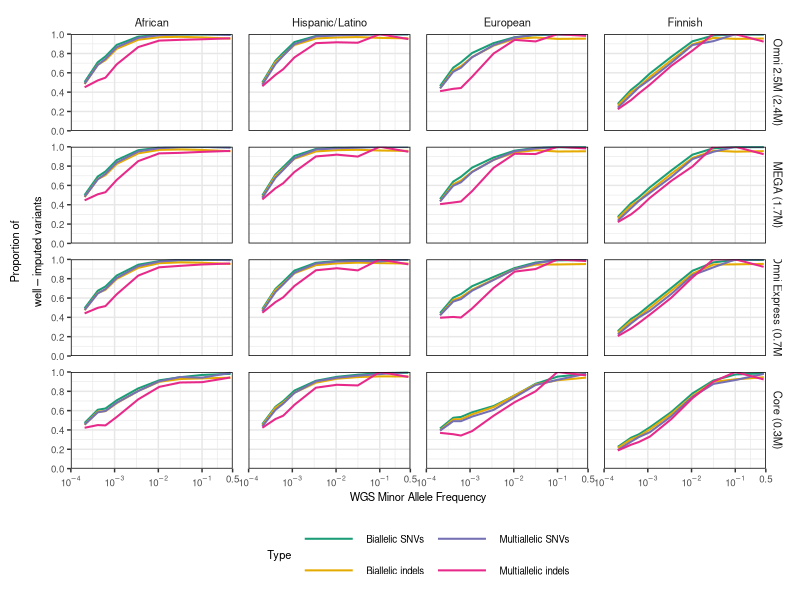

Reproduce this figure in R.
library(data.table)
library(ggplot2)
library(gridExtra)
library(reshape2)

biome=fread("../analyses/percentileaggr2/biome.bi.snv.top.perc8.tab")
biome=biome[c(which(abs(biome$MAF-0.0002)==min(abs(biome$MAF-0.0002))),which(abs(biome$MAF-0.0004)==min(abs(biome$MAF-0.0004))),which(abs(biome$MAF-0.0006)==min(abs(biome$MAF-0.0006))),which(abs(biome$MAF-0.001)==min(abs(biome$MAF-0.001))),which(abs(biome$MAF-0.0032)==min(abs(biome$MAF-0.0032))),which(abs(biome$MAF-0.01)==min(abs(biome$MAF-0.01))),which(abs(biome$MAF-0.0316)==min(abs(biome$MAF-0.0316))),which(abs(biome$MAF-0.1)==min(abs(biome$MAF-0.1))),which(abs(biome$MAF-0.5)==min(abs(biome$MAF-0.5)))),]
biome=melt(biome, id.vars="MAF")
biome$Type=rep("Biallelic SNVs", nrow(biome))
bbsnv=biome
biome=fread("../analyses/percentileaggr2/biome.bi.indel.top.perc8.tab")
biome=biome[c(which(abs(biome$MAF-0.0002)==min(abs(biome$MAF-0.0002))),which(abs(biome$MAF-0.0004)==min(abs(biome$MAF-0.0004))),which(abs(biome$MAF-0.0006)==min(abs(biome$MAF-0.0006))),which(abs(biome$MAF-0.001)==min(abs(biome$MAF-0.001))),which(abs(biome$MAF-0.0032)==min(abs(biome$MAF-0.0032))),which(abs(biome$MAF-0.01)==min(abs(biome$MAF-0.01))),which(abs(biome$MAF-0.0316)==min(abs(biome$MAF-0.0316))),which(abs(biome$MAF-0.1)==min(abs(biome$MAF-0.1))),which(abs(biome$MAF-0.5)==min(abs(biome$MAF-0.5)))),]
biome=melt(biome, id.vars="MAF")
biome$Type=rep("Biallelic indels",nrow(biome))
bbindel=biome
biome=fread("../analyses/percentileaggr2/biome.multi.snv.top.perc8.tab")
biome=biome[c(which(abs(biome$MAF-0.0002)==min(abs(biome$MAF-0.0002))),which(abs(biome$MAF-0.0004)==min(abs(biome$MAF-0.0004))),which(abs(biome$MAF-0.0006)==min(abs(biome$MAF-0.0006))),which(abs(biome$MAF-0.001)==min(abs(biome$MAF-0.001))),which(abs(biome$MAF-0.0032)==min(abs(biome$MAF-0.0032))),which(abs(biome$MAF-0.01)==min(abs(biome$MAF-0.01))),which(abs(biome$MAF-0.0316)==min(abs(biome$MAF-0.0316))),which(abs(biome$MAF-0.1)==min(abs(biome$MAF-0.1))),which(abs(biome$MAF-0.5)==min(abs(biome$MAF-0.5)))),]
biome=melt(biome, id.vars="MAF")
biome$Type=rep("Multiallelic SNVs",nrow(biome))
bmsnv=biome
biome=fread("../analyses/percentileaggr2/biome.multi.indel.top.perc8.tab")
biome=biome[c(which(abs(biome$MAF-0.0002)==min(abs(biome$MAF-0.0002))),which(abs(biome$MAF-0.0004)==min(abs(biome$MAF-0.0004))),which(abs(biome$MAF-0.0006)==min(abs(biome$MAF-0.0006))),which(abs(biome$MAF-0.001)==min(abs(biome$MAF-0.001))),which(abs(biome$MAF-0.0032)==min(abs(biome$MAF-0.0032))),which(abs(biome$MAF-0.01)==min(abs(biome$MAF-0.01))),which(abs(biome$MAF-0.0316)==min(abs(biome$MAF-0.0316))),which(abs(biome$MAF-0.1)==min(abs(biome$MAF-0.1))),which(abs(biome$MAF-0.5)==min(abs(biome$MAF-0.5)))),]
biome=melt(biome, id.vars="MAF")
biome$Type=rep("Multiallelic indels",nrow(biome))
bmindel=biome
biome=rbind(bbsnv, bbindel, bmsnv, bmindel)
biome$Ancestry=rep("Hispanic/Latino", nrow(biome))

mlof=fread("../analyses/percentileaggr2/mlof.bi.snv.top.perc8.tab")
mlof=mlof[c(which(abs(mlof$MAF-0.0002)==min(abs(mlof$MAF-0.0002))),which(abs(mlof$MAF-0.0004)==min(abs(mlof$MAF-0.0004))),which(abs(mlof$MAF-0.0006)==min(abs(mlof$MAF-0.0006))),which(abs(mlof$MAF-0.001)==min(abs(mlof$MAF-0.001))),which(abs(mlof$MAF-0.0032)==min(abs(mlof$MAF-0.0032))),which(abs(mlof$MAF-0.01)==min(abs(mlof$MAF-0.01))),which(abs(mlof$MAF-0.0316)==min(abs(mlof$MAF-0.0316))),which(abs(mlof$MAF-0.1)==min(abs(mlof$MAF-0.1))),which(abs(mlof$MAF-0.5)==min(abs(mlof$MAF-0.5)))),]
mlof=melt(mlof, id.vars="MAF")
mlof$Type=rep("Biallelic SNVs", nrow(mlof))
mbsnv=mlof
mlof=fread("../analyses/percentileaggr2/mlof.bi.indel.top.perc8.tab")
mlof=mlof[c(which(abs(mlof$MAF-0.0002)==min(abs(mlof$MAF-0.0002))),which(abs(mlof$MAF-0.0004)==min(abs(mlof$MAF-0.0004))),which(abs(mlof$MAF-0.0006)==min(abs(mlof$MAF-0.0006))),which(abs(mlof$MAF-0.001)==min(abs(mlof$MAF-0.001))),which(abs(mlof$MAF-0.0032)==min(abs(mlof$MAF-0.0032))),which(abs(mlof$MAF-0.01)==min(abs(mlof$MAF-0.01))),which(abs(mlof$MAF-0.0316)==min(abs(mlof$MAF-0.0316))),which(abs(mlof$MAF-0.1)==min(abs(mlof$MAF-0.1))),which(abs(mlof$MAF-0.5)==min(abs(mlof$MAF-0.5)))),]
mlof=melt(mlof, id.vars="MAF")
mlof$Type=rep("Biallelic indels", nrow(mlof))
mbindel=mlof
mlof=fread("../analyses/percentileaggr2/mlof.multi.snv.top.perc8.tab")
mlof=mlof[c(which(abs(mlof$MAF-0.0002)==min(abs(mlof$MAF-0.0002))),which(abs(mlof$MAF-0.0004)==min(abs(mlof$MAF-0.0004))),which(abs(mlof$MAF-0.0006)==min(abs(mlof$MAF-0.0006))),which(abs(mlof$MAF-0.001)==min(abs(mlof$MAF-0.001))),which(abs(mlof$MAF-0.0032)==min(abs(mlof$MAF-0.0032))),which(abs(mlof$MAF-0.01)==min(abs(mlof$MAF-0.01))),which(abs(mlof$MAF-0.0316)==min(abs(mlof$MAF-0.0316))),which(abs(mlof$MAF-0.1)==min(abs(mlof$MAF-0.1))),which(abs(mlof$MAF-0.5)==min(abs(mlof$MAF-0.5)))),]
mlof=melt(mlof, id.vars="MAF")
mlof$Type=rep("Multiallelic SNVs", nrow(mlof))
mmsnv=mlof
mlof=fread("../analyses/percentileaggr2/mlof.multi.indel.top.perc8.tab")
mlof=mlof[c(which(abs(mlof$MAF-0.0002)==min(abs(mlof$MAF-0.0002))),which(abs(mlof$MAF-0.0004)==min(abs(mlof$MAF-0.0004))),which(abs(mlof$MAF-0.0006)==min(abs(mlof$MAF-0.0006))),which(abs(mlof$MAF-0.001)==min(abs(mlof$MAF-0.001))),which(abs(mlof$MAF-0.0032)==min(abs(mlof$MAF-0.0032))),which(abs(mlof$MAF-0.01)==min(abs(mlof$MAF-0.01))),which(abs(mlof$MAF-0.0316)==min(abs(mlof$MAF-0.0316))),which(abs(mlof$MAF-0.1)==min(abs(mlof$MAF-0.1))),which(abs(mlof$MAF-0.5)==min(abs(mlof$MAF-0.5)))),]
mlof=melt(mlof, id.vars="MAF")
mlof$Type=rep("Multiallelic indels", nrow(mlof))
mmindel=mlof
mlof=rbind(mbsnv, mbindel, mmsnv, mmindel)
mlof$Ancestry=rep("European", nrow(mlof))

inpsyght=fread("../analyses/percentileaggr2/inpsyght.bi.snv.top.perc8.tab")
inpsyght=inpsyght[c(which(abs(inpsyght$MAF-0.0002)==min(abs(inpsyght$MAF-0.0002))),which(abs(inpsyght$MAF-0.0004)==min(abs(inpsyght$MAF-0.0004))),which(abs(inpsyght$MAF-0.0006)==min(abs(inpsyght$MAF-0.0006))),which(abs(inpsyght$MAF-0.001)==min(abs(inpsyght$MAF-0.001))),which(abs(inpsyght$MAF-0.0032)==min(abs(inpsyght$MAF-0.0032))),which(abs(inpsyght$MAF-0.01)==min(abs(inpsyght$MAF-0.01))),which(abs(inpsyght$MAF-0.0316)==min(abs(inpsyght$MAF-0.0316))),which(abs(inpsyght$MAF-0.1)==min(abs(inpsyght$MAF-0.1))),which(abs(inpsyght$MAF-0.5)==min(abs(inpsyght$MAF-0.5)))),]
inpsyght=melt(inpsyght, id.vars="MAF")
inpsyght$Type=rep("Biallelic SNVs", nrow(inpsyght))
ibsnv=inpsyght
inpsyght=fread("../analyses/percentileaggr2/inpsyght.bi.indel.top.perc8.tab")
inpsyght=inpsyght[c(which(abs(inpsyght$MAF-0.0002)==min(abs(inpsyght$MAF-0.0002))),which(abs(inpsyght$MAF-0.0004)==min(abs(inpsyght$MAF-0.0004))),which(abs(inpsyght$MAF-0.0006)==min(abs(inpsyght$MAF-0.0006))),which(abs(inpsyght$MAF-0.001)==min(abs(inpsyght$MAF-0.001))),which(abs(inpsyght$MAF-0.0032)==min(abs(inpsyght$MAF-0.0032))),which(abs(inpsyght$MAF-0.01)==min(abs(inpsyght$MAF-0.01))),which(abs(inpsyght$MAF-0.0316)==min(abs(inpsyght$MAF-0.0316))),which(abs(inpsyght$MAF-0.1)==min(abs(inpsyght$MAF-0.1))),which(abs(inpsyght$MAF-0.5)==min(abs(inpsyght$MAF-0.5)))),]
inpsyght=melt(inpsyght, id.vars="MAF")
inpsyght$Type=rep("Biallelic indels", nrow(inpsyght))
ibindel=inpsyght
inpsyght=fread("../analyses/percentileaggr2/inpsyght.multi.snv.top.perc8.tab")
inpsyght=inpsyght[c(which(abs(inpsyght$MAF-0.0002)==min(abs(inpsyght$MAF-0.0002))),which(abs(inpsyght$MAF-0.0004)==min(abs(inpsyght$MAF-0.0004))),which(abs(inpsyght$MAF-0.0006)==min(abs(inpsyght$MAF-0.0006))),which(abs(inpsyght$MAF-0.001)==min(abs(inpsyght$MAF-0.001))),which(abs(inpsyght$MAF-0.0032)==min(abs(inpsyght$MAF-0.0032))),which(abs(inpsyght$MAF-0.01)==min(abs(inpsyght$MAF-0.01))),which(abs(inpsyght$MAF-0.0316)==min(abs(inpsyght$MAF-0.0316))),which(abs(inpsyght$MAF-0.1)==min(abs(inpsyght$MAF-0.1))),which(abs(inpsyght$MAF-0.5)==min(abs(inpsyght$MAF-0.5)))),]
inpsyght=melt(inpsyght, id.vars="MAF")
inpsyght$Type=rep("Multiallelic SNVs", nrow(inpsyght))
imsnv=inpsyght
inpsyght=fread("../analyses/percentileaggr2/inpsyght.multi.indel.top.perc8.tab")
inpsyght=inpsyght[c(which(abs(inpsyght$MAF-0.0002)==min(abs(inpsyght$MAF-0.0002))),which(abs(inpsyght$MAF-0.0004)==min(abs(inpsyght$MAF-0.0004))),which(abs(inpsyght$MAF-0.0006)==min(abs(inpsyght$MAF-0.0006))),which(abs(inpsyght$MAF-0.001)==min(abs(inpsyght$MAF-0.001))),which(abs(inpsyght$MAF-0.0032)==min(abs(inpsyght$MAF-0.0032))),which(abs(inpsyght$MAF-0.01)==min(abs(inpsyght$MAF-0.01))),which(abs(inpsyght$MAF-0.0316)==min(abs(inpsyght$MAF-0.0316))),which(abs(inpsyght$MAF-0.1)==min(abs(inpsyght$MAF-0.1))),which(abs(inpsyght$MAF-0.5)==min(abs(inpsyght$MAF-0.5)))),]
inpsyght=melt(inpsyght, id.vars="MAF")
inpsyght$Type=rep("Multiallelic indels", nrow(inpsyght))
imindel=inpsyght
inpsyght=rbind(ibsnv, ibindel, imsnv, imindel)
inpsyght$Ancestry=rep("African", nrow(inpsyght))

metsim=fread("../analyses/percentileaggr2/metsim.bi.snv.top.perc8.tab")
metsim=metsim[c(which(abs(metsim$MAF-0.0002)==min(abs(metsim$MAF-0.0002))),which(abs(metsim$MAF-0.0004)==min(abs(metsim$MAF-0.0004))),which(abs(metsim$MAF-0.0006)==min(abs(metsim$MAF-0.0006))),which(abs(metsim$MAF-0.001)==min(abs(metsim$MAF-0.001))),which(abs(metsim$MAF-0.0032)==min(abs(metsim$MAF-0.0032))),which(abs(metsim$MAF-0.01)==min(abs(metsim$MAF-0.01))),which(abs(metsim$MAF-0.0316)==min(abs(metsim$MAF-0.0316))),which(abs(metsim$MAF-0.1)==min(abs(metsim$MAF-0.1))),which(abs(metsim$MAF-0.5)==min(abs(metsim$MAF-0.5)))),]
metsim=melt(metsim, id.vars="MAF")
metsim$Type=rep("Biallelic SNVs", nrow(metsim))
mtbsnv=metsim
metsim=fread("../analyses/percentileaggr2/metsim.bi.indel.top.perc8.tab")
metsim=metsim[c(which(abs(metsim$MAF-0.0002)==min(abs(metsim$MAF-0.0002))),which(abs(metsim$MAF-0.0004)==min(abs(metsim$MAF-0.0004))),which(abs(metsim$MAF-0.0006)==min(abs(metsim$MAF-0.0006))),which(abs(metsim$MAF-0.001)==min(abs(metsim$MAF-0.001))),which(abs(metsim$MAF-0.0032)==min(abs(metsim$MAF-0.0032))),which(abs(metsim$MAF-0.01)==min(abs(metsim$MAF-0.01))),which(abs(metsim$MAF-0.0316)==min(abs(metsim$MAF-0.0316))),which(abs(metsim$MAF-0.1)==min(abs(metsim$MAF-0.1))),which(abs(metsim$MAF-0.5)==min(abs(metsim$MAF-0.5)))),]
metsim=melt(metsim, id.vars="MAF")
metsim$Type=rep("Biallelic indels", nrow(metsim))
mtbindel=metsim
metsim=fread("../analyses/percentileaggr2/metsim.multi.snv.top.perc8.tab")
metsim=metsim[c(which(abs(metsim$MAF-0.0002)==min(abs(metsim$MAF-0.0002))),which(abs(metsim$MAF-0.0004)==min(abs(metsim$MAF-0.0004))),which(abs(metsim$MAF-0.0006)==min(abs(metsim$MAF-0.0006))),which(abs(metsim$MAF-0.001)==min(abs(metsim$MAF-0.001))),which(abs(metsim$MAF-0.0032)==min(abs(metsim$MAF-0.0032))),which(abs(metsim$MAF-0.01)==min(abs(metsim$MAF-0.01))),which(abs(metsim$MAF-0.0316)==min(abs(metsim$MAF-0.0316))),which(abs(metsim$MAF-0.1)==min(abs(metsim$MAF-0.1))),which(abs(metsim$MAF-0.5)==min(abs(metsim$MAF-0.5)))),]
metsim=melt(metsim, id.vars="MAF")
metsim$Type=rep("Multiallelic SNVs", nrow(metsim))
mtmsnv=metsim
metsim=fread("../analyses/percentileaggr2/metsim.multi.indel.top.perc8.tab")
metsim=metsim[c(which(abs(metsim$MAF-0.0002)==min(abs(metsim$MAF-0.0002))),which(abs(metsim$MAF-0.0004)==min(abs(metsim$MAF-0.0004))),which(abs(metsim$MAF-0.0006)==min(abs(metsim$MAF-0.0006))),which(abs(metsim$MAF-0.001)==min(abs(metsim$MAF-0.001))),which(abs(metsim$MAF-0.0032)==min(abs(metsim$MAF-0.0032))),which(abs(metsim$MAF-0.01)==min(abs(metsim$MAF-0.01))),which(abs(metsim$MAF-0.0316)==min(abs(metsim$MAF-0.0316))),which(abs(metsim$MAF-0.1)==min(abs(metsim$MAF-0.1))),which(abs(metsim$MAF-0.5)==min(abs(metsim$MAF-0.5)))),]
metsim=melt(metsim, id.vars="MAF")
metsim$Type=rep("Multiallelic indels", nrow(metsim))
mtmindel=metsim
metsim=rbind(mtbsnv, mtbindel, mtmsnv, mtmindel)
metsim$Ancestry=rep("Finnish", nrow(metsim))

all=rbind(biome, mlof, inpsyght,metsim)
all$Type=factor(all$Type, levels=c("Biallelic SNVs","Biallelic indels","Multiallelic SNVs","Multiallelic indels"))
all$Ancestry=factor(all$Ancestry, levels=c("African","Hispanic/Latino","European","Finnish"))
all$Array=rep(0, nrow(all))
all$Array[which(all$variable=="Core_TOPMed")]="Core (0.3M)"
all$Array[which(all$variable=="OmniExp_TOPMed")]="Omni Express (0.7M)"
all$Array[which(all$variable=="Omni25_TOPMed")]="Omni 2.5M (2.4M)"
all$Array[which(all$variable=="MEGA_TOPMed")]="MEGA (1.7M)"
all$Array=factor(all$Array, levels=c("Omni 2.5M (2.4M)","MEGA (1.7M)","Omni Express (0.7M)","Core (0.3M)"))

ybrks<-c(0,0.2,0.4,0.6,0.8,1)
brks<-c(0.5, 0.1, 0.01,0.001,0.0001)
labs=c(expression(0.5),expression(10^-1), expression(10^-2), expression(10^-3),expression(10^-4))

tiff(file="~/FigS12.tiff", height=174, width=174, units="mm", res=300)
ggplot(all, aes(x=MAF,y=value, color=Type))+scale_x_log10(breaks=brks, labels=labs, limits=c(1e-4,0.5),expand=c(0,0))+scale_y_continuous(breaks=ybrks,limits=c(0,1), expand=c(0,0))+theme_bw()+facet_grid(Array~Ancestry)+theme(legend.position="bottom",legend.text=element_text(size=7),panel.grid.major=element_line(colour="#e7e7e7"),panel.spacing=unit(0.8, "lines"), strip.text=element_text(size=8),axis.title=element_text(size=8),axis.text=element_text(size=7),panel.border=element_rect(color="black"),strip.background=element_rect(fill="white",color=NA), legend.title=element_text(size=8), plot.margin=unit(c(0.5,0.5,0.5,0.5), "lines"),legend.key.width=unit(3,"lines"))+geom_line(aes(group=Type), size=0.7)+xlab("WGS Minor Allele Frequency")+ylab(expression(atop(Proportion~of,well-imputed~variants)))+guides(color=guide_legend(nrow=2))+scale_color_manual(values=c("#1b9e77", "#e6ab02","#7570b3","#e7298a"))
dev.off()

